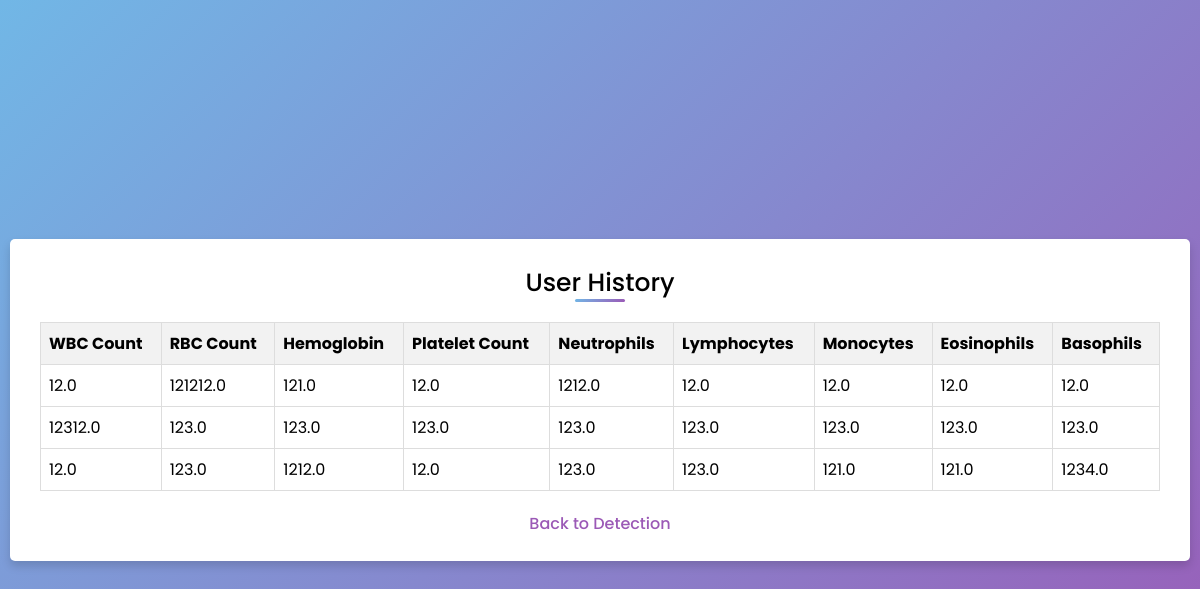
The app's page /view_history (signed in) with its own data.
### tables this page shows
CREATE TABLE user_history (
            id INTEGER PRIMARY KEY AUTOINCREMENT,
            user_id INTEGER,
            WBC REAL,
            RBC REAL,
            HGB REAL,
            PLT REAL,
            NEUT REAL,
            LYMPH REAL,
            MONO REAL,
            EO REAL,
            BASO REAL,
            result INTEGER,
            FOREIGN KEY (user_id) REFERENCES users(id)
        );

### main.py (the view)
@app.route('/view_history')
def view_history():
    history_data = get_user_history(session.get('user_id'))
    return render_template('history.html', history=history_data)

### main.py (called while the page is built)
def get_db_connection():
    conn = sqlite3.connect('users.db')
    conn.row_factory = sqlite3.Row
    return conn

def get_user_history(user_id):
    conn = get_db_connection()
    cursor = conn.execute('''
        SELECT * FROM user_history WHERE user_id = ?
    ''', (user_id,))
    history = cursor.fetchall()
    conn.close()
    return history

### templates/history.html (shortened to what this page needs)
<!DOCTYPE html>
<html lang="en" dir="ltr">
<head>
</head>
<body>
  <div class="container">
    <div class="title">User History</div>
    <table>
      <thead>
        <tr>
          <th>WBC Count</th>
          <th>RBC Count</th>
          <th>Hemoglobin</th>
          <th>Platelet Count</th>
          <th>Neutrophils</th>
          <th>Lymphocytes</th>
          <th>Monocytes</th>
          <th>Eosinophils</th>
          <th>Basophils</th>
        </tr>
      </thead>
      <tbody>
        {% for record in history %}
        <tr>
          <td>{{ record.WBC }}</td>
          <td>{{ record.RBC }}</td>
          <td>{{ record.HGB }}</td>
          <td>{{ record.PLT }}</td>
          <td>{{ record.NEUT }}</td>
          <td>{{ record.LYMPH }}</td>
          <td>{{ record.MONO }}</td>
          <td>{{ record.EO }}</td>
          <td>{{ record.BASO }}</td>
        </tr>
        {% endfor %}
      </tbody>
    </table>
    <div class="back-link">
      <a href="{{ url_for('view_history') }}">Back to Detection</a>
    </div>
  </div>
</body>
</html>

### templates/history.html (style rules this page uses)
* { margin: 0; padding: 0; box-sizing: border-box; font-family: 'Poppins', sans-serif; }
body { height: 100vh; display: flex; justify-content: center; align-items: center; padding: 10px; background: linear-gradient(135deg, #71b7e6, #9b59b6); }
.container { max-width: 1300px; width: 100%; background-color: #fff; padding: 25px 30px; border-radius: 5px; box-shadow: 0 5px 10px rgba(0, 0, 0, 0.15); position: relative; text-align: center; }
.container .title { font-size: 25px; font-weight: 500; position: relative; text-align: center; margin-bottom: 20px; }
.container .title::before { content: ""; position: absolute; left: 50%; bottom: 0; transform: translateX(-50%); height: 3px; width: 50px; border-radius: 5px; background: linear-gradient(135deg, #71b7e6, #9b59b6); }
table { width: 100%; border-collapse: collapse; margin-top: 20px; }
th, td { border: 1px solid #dddddd; text-align: left; padding: 8px; }
th { background-color: #f2f2f2; }
tr:nth-child(even) { background-color: #ffffff; }
.back-link { margin-top: 20px; }
.back-link a { color: #9b59b6; text-decoration: none; font-weight: 500; }

### records on screen
user_history: WBC "12.0", RBC "121212.0", HGB "121.0", PLT "12.0", NEUT "1212.0", LYMPH "12.0", MONO "12.0", EO "12.0", BASO "12.0"
user_history: WBC "12312.0", RBC "123.0", HGB "123.0", PLT "123.0", NEUT "123.0", LYMPH "123.0", MONO "123.0", EO "123.0", BASO "123.0"
user_history: WBC "12.0", RBC "123.0", HGB "1212.0", PLT "12.0", NEUT "123.0", LYMPH "123.0", MONO "121.0", EO "121.0", BASO "1234.0"
